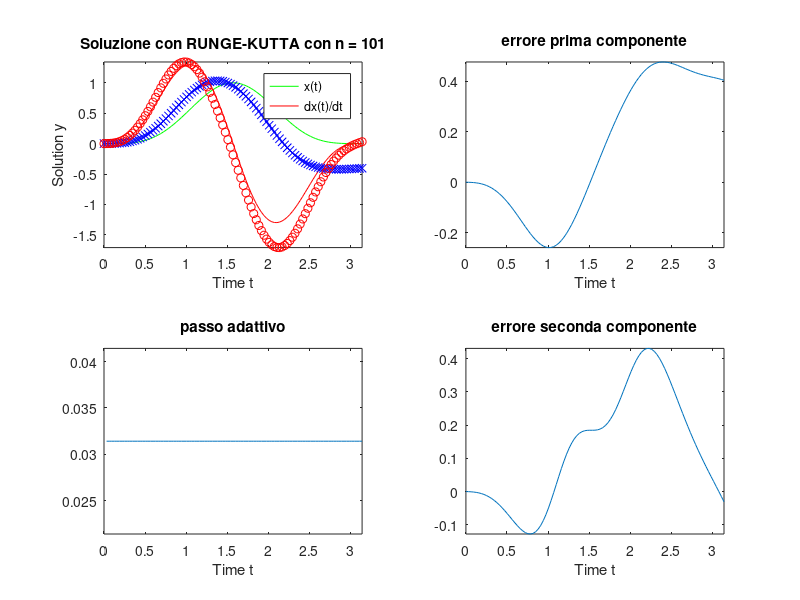

Source code (MATLAB):
clc;                                               % Clears the screen
clear all;
close all;

tspan = [0,pi];
h=0.01*tspan(2);        % frazione decimale di pi-->100 passi 
t = tspan(1):h:tspan(2);                                        
i = zeros(1,length(t)); 
y1(1) = 0;     
y2(1) = 0;% initial condition
mu = 1;
% Termini forzanti già presenti nel file del De Falco
x   = @(t) sin (t) .^ 4;
xp  = @(t) 4 * sin (t) .^ 3 .* cos (t);
xpp = @(t) 4 * (3 * sin (t) .^ 2 .* cos (t) .^2 - sin (t) .^ 4);
mu  = 1;
f   = @(t) xpp(t) - mu * (1 - x(t).^2) .* xp(t) + x(t);
% Sistema differenziale
y1_dot = @(t, y1, y2) y2;
y2_dot = @(t, y1, y2) mu*(1-y1^2)*y2-y1+f(t);  

for i=1:(length(t)-1)                              % calculation loop
    k1_1 = y1_dot(t(i), y1(i), y2(i));
    k1_2 = y2_dot(t(i), y1(i), y2(i));
    k2_1 = y1_dot(t(i)+.5*h, y1(i)+.5*k1_1*h, y2(i)+.5*k1_2*h);
    k2_2 = y2_dot(t(i)+.5*h, y1(i)+.5*k1_1*h, y2(i)+.5*k1_2*h);
    k3_1 = y1_dot(t(i)+.5*h, y1(i)+.5*k2_1*h, y2(i)+.5*k2_2+h);
    k3_2 = y2_dot(t(i)+.5*h, y1(i)+.5*k2_1*h, y2(i)+.5*k2_2+h);
    k4_1 = y1_dot(t(i)+h, y1(i)+k3_1*h, y2(i)+k3_2*h);
    k4_2 = y2_dot(t(i)+h, y1(i)+k3_1*h, y2(i)+k3_2*h);

    y1(i+1) = y1(i) + (1/6)*(k1_1+2*k2_1+2*k3_1+k4_1)*h;
    y2(i+1) = y2(i) + (1/6)*(k1_2+2*k2_2+2*k3_2+k4_2)*h;
    
end


% Linea continua soluzione esatta, x e o soluzione numerica

subplot(2,2,1)
plot (t, x(t),'g', t, xp(t),'r', t, y1, 'xb', t, y2, 'or')
title (['Soluzione con RUNGE-KUTTA con n = ',int2str(length(t))])
xlabel('Time t');
ylabel('Solution y');
legend('x(t)','dx(t)/dt')
axis([tspan(1) tspan(2) -inf inf])

subplot(2,2,2)
plot (t, x(t) - y1)
title ('errore prima componente')
xlabel('Time t');
axis([tspan(1) tspan(2) -inf inf])

subplot(2,2,4)
plot (t, xp(t) - y2)
title ('errore seconda componente')
xlabel('Time t');
axis([tspan(1) tspan(2) -inf inf])

subplot(2,2,3)
plot (t(2:end), diff (t))
title ('passo adattivo')
xlabel('Time t');
axis([tspan(1) tspan(2) h-0.01 h+0.01])
